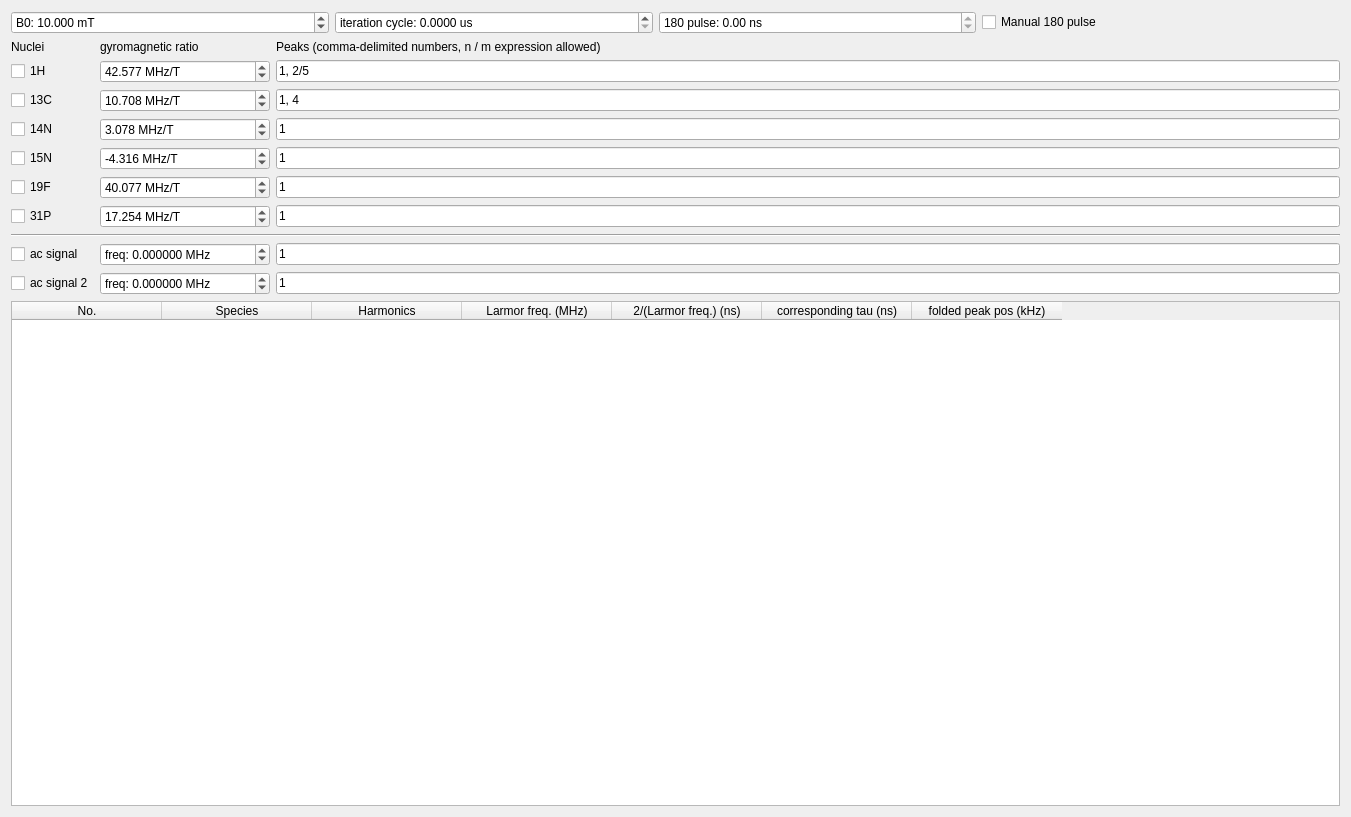
<?xml version="1.0" encoding="UTF-8"?>
<ui version="4.0">
 <class>NMRTable</class>
 <widget class="QWidget" name="NMRTable">
  <property name="geometry">
   <rect>
    <x>0</x>
    <y>0</y>
    <width>1351</width>
    <height>817</height>
   </rect>
  </property>
  <property name="windowTitle">
   <string>Form</string>
  </property>
  <layout class="QVBoxLayout" name="verticalLayout">
   <item>
    <layout class="QHBoxLayout" name="horizontalLayout_15">
     <item>
      <widget class="QDoubleSpinBox" name="B0Box">
       <property name="sizePolicy">
        <sizepolicy hsizetype="Preferred" vsizetype="Fixed">
         <horstretch>0</horstretch>
         <verstretch>0</verstretch>
        </sizepolicy>
       </property>
       <property name="minimumSize">
        <size>
         <width>160</width>
         <height>0</height>
        </size>
       </property>
       <property name="prefix">
        <string>B0: </string>
       </property>
       <property name="suffix">
        <string> mT</string>
       </property>
       <property name="decimals">
        <number>3</number>
       </property>
       <property name="maximum">
        <double>999999999.000000000000000</double>
       </property>
       <property name="singleStep">
        <double>0.010000000000000</double>
       </property>
       <property name="value">
        <double>10.000000000000000</double>
       </property>
      </widget>
     </item>
     <item>
      <widget class="QDoubleSpinBox" name="TiterBox">
       <property name="sizePolicy">
        <sizepolicy hsizetype="Preferred" vsizetype="Fixed">
         <horstretch>0</horstretch>
         <verstretch>0</verstretch>
        </sizepolicy>
       </property>
       <property name="prefix">
        <string>iteration cycle: </string>
       </property>
       <property name="suffix">
        <string> us</string>
       </property>
       <property name="decimals">
        <number>4</number>
       </property>
       <property name="maximum">
        <double>999999999.000000000000000</double>
       </property>
      </widget>
     </item>
     <item>
      <widget class="QDoubleSpinBox" name="tpiBox">
       <property name="readOnly">
        <bool>true</bool>
       </property>
       <property name="prefix">
        <string>180 pulse: </string>
       </property>
       <property name="suffix">
        <string> ns</string>
       </property>
       <property name="maximum">
        <double>10000.000000000000000</double>
       </property>
      </widget>
     </item>
     <item>
      <widget class="QCheckBox" name="tpimanualBox">
       <property name="text">
        <string>Manual 180 pulse</string>
       </property>
      </widget>
     </item>
     <item>
      <spacer name="horizontalSpacer_13">
       <property name="orientation">
        <enum>Qt::Horizontal</enum>
       </property>
       <property name="sizeType">
        <enum>QSizePolicy::Preferred</enum>
       </property>
       <property name="sizeHint" stdset="0">
        <size>
         <width>40</width>
         <height>20</height>
        </size>
       </property>
      </spacer>
     </item>
    </layout>
   </item>
   <item>
    <layout class="QGridLayout" name="gridLayout_2">
     <item row="8" column="1">
      <widget class="QDoubleSpinBox" name="indacfreqBox">
       <property name="prefix">
        <string>freq: </string>
       </property>
       <property name="suffix">
        <string> MHz</string>
       </property>
       <property name="decimals">
        <number>6</number>
       </property>
       <property name="minimum">
        <double>-999999999.000000000000000</double>
       </property>
       <property name="maximum">
        <double>999999999.000000000000000</double>
       </property>
       <property name="singleStep">
        <double>0.010000000000000</double>
       </property>
      </widget>
     </item>
     <item row="5" column="2">
      <widget class="QLineEdit" name="ind19FpeakEdit">
       <property name="text">
        <string>1</string>
       </property>
      </widget>
     </item>
     <item row="6" column="1">
      <widget class="QDoubleSpinBox" name="ind31PgammaBox">
       <property name="suffix">
        <string> MHz/T</string>
       </property>
       <property name="decimals">
        <number>3</number>
       </property>
       <property name="minimum">
        <double>-999999999.000000000000000</double>
       </property>
       <property name="maximum">
        <double>999999999.000000000000000</double>
       </property>
       <property name="value">
        <double>17.254000000000001</double>
       </property>
      </widget>
     </item>
     <item row="2" column="0">
      <widget class="QCheckBox" name="ind13CBox">
       <property name="text">
        <string>13C</string>
       </property>
      </widget>
     </item>
     <item row="1" column="2">
      <widget class="QLineEdit" name="ind1HpeakEdit">
       <property name="text">
        <string>1, 2/5</string>
       </property>
      </widget>
     </item>
     <item row="5" column="0">
      <widget class="QCheckBox" name="ind19FBox">
       <property name="text">
        <string>19F</string>
       </property>
      </widget>
     </item>
     <item row="2" column="2">
      <widget class="QLineEdit" name="ind13CpeakEdit">
       <property name="text">
        <string>1, 4</string>
       </property>
      </widget>
     </item>
     <item row="8" column="0">
      <widget class="QCheckBox" name="indacBox">
       <property name="text">
        <string>ac signal</string>
       </property>
      </widget>
     </item>
     <item row="1" column="1">
      <widget class="QDoubleSpinBox" name="ind1HgammaBox">
       <property name="prefix">
        <string/>
       </property>
       <property name="suffix">
        <string> MHz/T</string>
       </property>
       <property name="decimals">
        <number>3</number>
       </property>
       <property name="minimum">
        <double>-999999999.000000000000000</double>
       </property>
       <property name="maximum">
        <double>999999999.000000000000000</double>
       </property>
       <property name="value">
        <double>42.576999999999998</double>
       </property>
      </widget>
     </item>
     <item row="9" column="0">
      <widget class="QCheckBox" name="indac2Box">
       <property name="text">
        <string>ac signal 2</string>
       </property>
      </widget>
     </item>
     <item row="9" column="1">
      <widget class="QDoubleSpinBox" name="indac2freqBox">
       <property name="prefix">
        <string>freq: </string>
       </property>
       <property name="suffix">
        <string> MHz</string>
       </property>
       <property name="decimals">
        <number>6</number>
       </property>
       <property name="minimum">
        <double>-999999999.000000000000000</double>
       </property>
       <property name="maximum">
        <double>999999999.000000000000000</double>
       </property>
       <property name="singleStep">
        <double>0.010000000000000</double>
       </property>
      </widget>
     </item>
     <item row="4" column="0">
      <widget class="QCheckBox" name="ind15NBox">
       <property name="text">
        <string>15N</string>
       </property>
      </widget>
     </item>
     <item row="6" column="0">
      <widget class="QCheckBox" name="ind31PBox">
       <property name="text">
        <string>31P</string>
       </property>
      </widget>
     </item>
     <item row="6" column="2">
      <widget class="QLineEdit" name="ind31PpeakEdit">
       <property name="text">
        <string>1</string>
       </property>
      </widget>
     </item>
     <item row="1" column="0">
      <widget class="QCheckBox" name="ind1HBox">
       <property name="text">
        <string>1H</string>
       </property>
      </widget>
     </item>
     <item row="3" column="1">
      <widget class="QDoubleSpinBox" name="ind14NgammaBox">
       <property name="suffix">
        <string> MHz/T</string>
       </property>
       <property name="decimals">
        <number>3</number>
       </property>
       <property name="minimum">
        <double>-999999999.000000000000000</double>
       </property>
       <property name="maximum">
        <double>999999999.000000000000000</double>
       </property>
       <property name="value">
        <double>3.078000000000000</double>
       </property>
      </widget>
     </item>
     <item row="0" column="1">
      <widget class="QLabel" name="label_15">
       <property name="text">
        <string>gyromagnetic ratio</string>
       </property>
      </widget>
     </item>
     <item row="9" column="2">
      <widget class="QLineEdit" name="indac2peakEdit">
       <property name="text">
        <string>1</string>
       </property>
      </widget>
     </item>
     <item row="5" column="1">
      <widget class="QDoubleSpinBox" name="ind19FgammaBox">
       <property name="prefix">
        <string/>
       </property>
       <property name="suffix">
        <string> MHz/T</string>
       </property>
       <property name="decimals">
        <number>3</number>
       </property>
       <property name="minimum">
        <double>-999999999.000000000000000</double>
       </property>
       <property name="maximum">
        <double>999999999.000000000000000</double>
       </property>
       <property name="value">
        <double>40.076999999999998</double>
       </property>
      </widget>
     </item>
     <item row="4" column="2">
      <widget class="QLineEdit" name="ind15NpeakEdit">
       <property name="text">
        <string>1</string>
       </property>
      </widget>
     </item>
     <item row="0" column="0">
      <widget class="QLabel" name="label_16">
       <property name="text">
        <string>Nuclei</string>
       </property>
      </widget>
     </item>
     <item row="7" column="0" colspan="3">
      <widget class="Line" name="line_6">
       <property name="orientation">
        <enum>Qt::Horizontal</enum>
       </property>
      </widget>
     </item>
     <item row="4" column="1">
      <widget class="QDoubleSpinBox" name="ind15NgammaBox">
       <property name="suffix">
        <string> MHz/T</string>
       </property>
       <property name="decimals">
        <number>3</number>
       </property>
       <property name="minimum">
        <double>-999999999.000000000000000</double>
       </property>
       <property name="maximum">
        <double>999999999.000000000000000</double>
       </property>
       <property name="value">
        <double>-4.316000000000000</double>
       </property>
      </widget>
     </item>
     <item row="8" column="2">
      <widget class="QLineEdit" name="indacpeakEdit">
       <property name="text">
        <string>1</string>
       </property>
      </widget>
     </item>
     <item row="0" column="2">
      <widget class="QLabel" name="label_17">
       <property name="text">
        <string>Peaks (comma-delimited numbers, n / m expression allowed)</string>
       </property>
      </widget>
     </item>
     <item row="2" column="1">
      <widget class="QDoubleSpinBox" name="ind13CgammaBox">
       <property name="prefix">
        <string/>
       </property>
       <property name="suffix">
        <string> MHz/T</string>
       </property>
       <property name="decimals">
        <number>3</number>
       </property>
       <property name="minimum">
        <double>-999999999.000000000000000</double>
       </property>
       <property name="maximum">
        <double>999999999.000000000000000</double>
       </property>
       <property name="value">
        <double>10.708000000000000</double>
       </property>
      </widget>
     </item>
     <item row="3" column="2">
      <widget class="QLineEdit" name="ind14NpeakEdit">
       <property name="text">
        <string>1</string>
       </property>
      </widget>
     </item>
     <item row="3" column="0">
      <widget class="QCheckBox" name="ind14NBox">
       <property name="text">
        <string>14N</string>
       </property>
      </widget>
     </item>
    </layout>
   </item>
   <item>
    <widget class="QTableWidget" name="tableWidget">
     <property name="gridStyle">
      <enum>Qt::SolidLine</enum>
     </property>
     <property name="sortingEnabled">
      <bool>true</bool>
     </property>
     <property name="cornerButtonEnabled">
      <bool>false</bool>
     </property>
     <attribute name="horizontalHeaderCascadingSectionResizes">
      <bool>false</bool>
     </attribute>
     <attribute name="horizontalHeaderMinimumSectionSize">
      <number>23</number>
     </attribute>
     <attribute name="horizontalHeaderDefaultSectionSize">
      <number>150</number>
     </attribute>
     <attribute name="horizontalHeaderShowSortIndicator" stdset="0">
      <bool>true</bool>
     </attribute>
     <attribute name="horizontalHeaderStretchLastSection">
      <bool>false</bool>
     </attribute>
     <attribute name="verticalHeaderCascadingSectionResizes">
      <bool>false</bool>
     </attribute>
     <attribute name="verticalHeaderDefaultSectionSize">
      <number>25</number>
     </attribute>
     <attribute name="verticalHeaderShowSortIndicator" stdset="0">
      <bool>false</bool>
     </attribute>
     <attribute name="verticalHeaderStretchLastSection">
      <bool>false</bool>
     </attribute>
     <column>
      <property name="text">
       <string>No.</string>
      </property>
     </column>
     <column>
      <property name="text">
       <string>Species</string>
      </property>
     </column>
     <column>
      <property name="text">
       <string>Harmonics</string>
      </property>
     </column>
     <column>
      <property name="text">
       <string>Larmor freq. (MHz)</string>
      </property>
     </column>
     <column>
      <property name="text">
       <string>2/(Larmor freq.) (ns)</string>
      </property>
     </column>
     <column>
      <property name="text">
       <string>corresponding tau (ns)</string>
      </property>
     </column>
     <column>
      <property name="text">
       <string>folded peak pos (kHz)</string>
      </property>
     </column>
    </widget>
   </item>
  </layout>
 </widget>
 <tabstops>
  <tabstop>tableWidget</tabstop>
  <tabstop>B0Box</tabstop>
  <tabstop>TiterBox</tabstop>
  <tabstop>tpiBox</tabstop>
  <tabstop>tpimanualBox</tabstop>
  <tabstop>ind1HBox</tabstop>
  <tabstop>ind1HgammaBox</tabstop>
  <tabstop>ind1HpeakEdit</tabstop>
  <tabstop>ind13CBox</tabstop>
  <tabstop>ind13CgammaBox</tabstop>
  <tabstop>ind13CpeakEdit</tabstop>
  <tabstop>ind14NBox</tabstop>
  <tabstop>ind14NgammaBox</tabstop>
  <tabstop>ind14NpeakEdit</tabstop>
  <tabstop>ind15NBox</tabstop>
  <tabstop>ind15NgammaBox</tabstop>
  <tabstop>ind15NpeakEdit</tabstop>
  <tabstop>ind19FBox</tabstop>
  <tabstop>ind19FgammaBox</tabstop>
  <tabstop>ind19FpeakEdit</tabstop>
  <tabstop>ind31PBox</tabstop>
  <tabstop>ind31PgammaBox</tabstop>
  <tabstop>ind31PpeakEdit</tabstop>
  <tabstop>indacBox</tabstop>
  <tabstop>indacfreqBox</tabstop>
  <tabstop>indacpeakEdit</tabstop>
  <tabstop>indac2Box</tabstop>
  <tabstop>indac2freqBox</tabstop>
  <tabstop>indac2peakEdit</tabstop>
 </tabstops>
 <resources/>
 <connections/>
</ui>
